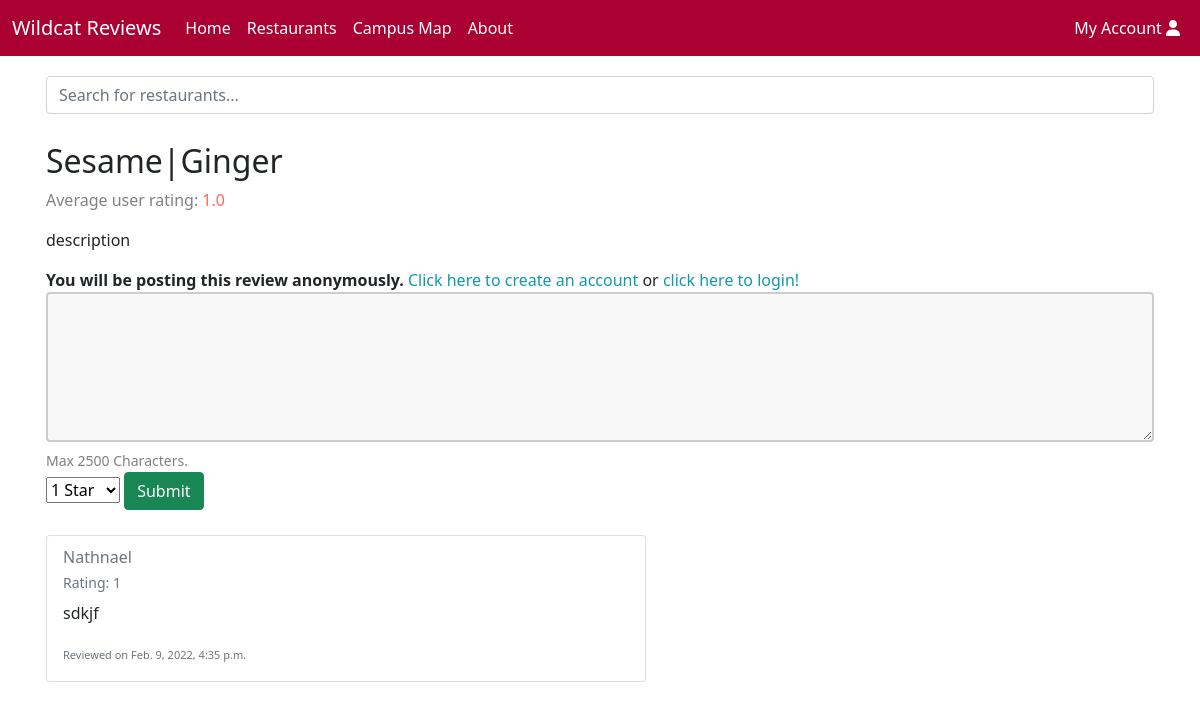
Page /restaurants/6 on the earlier database version.
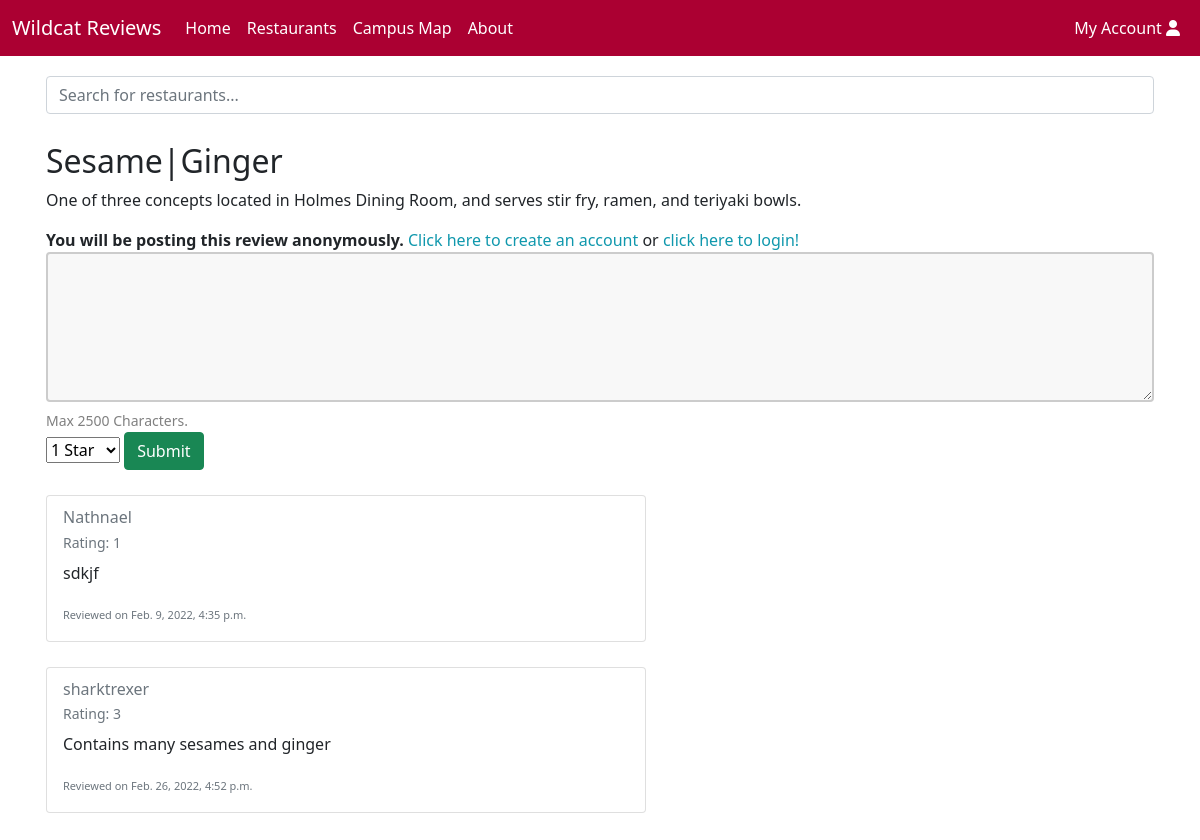
Same page on the later database version.
### reviews/models.py (models this page shows, shortened)
class Restaurant(models.Model):
    name = models.CharField(max_length=200)
    description = models.CharField(max_length=500, default="description")
    location = models.CharField(max_length=200, default="location")
    style = models.CharField(max_length=30, default="Restaurant")
    image_url = models.URLField(max_length = 300, default="", blank=True, null=True)
    tag = models.ManyToManyField(Tag, help_text='tags', blank=True, null=True)
    def get_reviews(self):
        reviews = Review.objects.filter(resturaunt=self.id)
        if len(reviews) > 0: # if the restaurant has at least 1 review
            total = 0
            for review in reviews:
                total += review.rating
            return round(total/len(reviews),2)
        else:
            return 0

class Review(models.Model):
    resturaunt = models.ForeignKey(Restaurant, on_delete=models.CASCADE, null=True)
    date = models.DateTimeField( auto_now_add=True)
    username = models.CharField(max_length=200, default='user')
    user = models.ForeignKey(User,on_delete=models.CASCADE, null=True)
    text = models.CharField(max_length=3000)
    rating = models.PositiveSmallIntegerField(choices=RATINGS)

### reviews/views.py (the view)
# urls.py: path('restaurants/<int:restaurant_id>', views.RestaurantDetails, name='restaurant-detail'),
def RestaurantDetails(request, restaurant_id):
    restaurantObj = get_object_or_404(Restaurant, pk=restaurant_id)
    reviews = Review.objects.filter(resturaunt=restaurantObj)
    if request.method == 'POST':
        form = ReviewForm(request.POST)
        if form.is_valid():
            review = form.save(commit=False)
            if request.user.is_authenticated:
                review.username = request.user.username
                review.user = request.user
            else:
                review.username = 'Anonymous'
            review.text = form.cleaned_data['text']
            review.rating = form.cleaned_data['rating']
            review.resturaunt = restaurantObj
            review.save()
            return HttpResponseRedirect(request.META.get('HTTP_REFERER'))
    else:
        form = ReviewForm()
    context = {
        'form': form,
        'restaurant': restaurantObj,
        'reviews': reviews,
    }
    return render(request, 'reviews/restaurant_details.html', context=context)

### reviews/forms.py
class ReviewForm(forms.ModelForm):
    username = forms.CharField(max_length=30, required=False)
    text = forms.CharField(max_length=2500, required=True, help_text='Max 2500 Characters.', widget=forms.Textarea(attrs={'class':'review_field'}))
    rating = forms.ChoiceField(choices=RATINGS, required=True)
    class Meta:
        model = Review
        fields = ('username','text', 'rating')

### reviews/templates/reviews/restaurant_details.html (shortened to what this page needs)
{% extends "base_search.html" %}
{% block content %}
		<h2>{{ restaurant.name }}</h2>
    {% if restaurant.get_reviews < 2 and restaurant.get_reviews > 0%}
      <p style="color: gray;"> Average user rating: <span style="color: #ff6666">{{ restaurant.get_reviews }} </span></p>
    {% endif %}
    <p>{{restaurant.description}}</p>
    <form method="post">
      {% if user.is_authenticated %}
      <label>Logged in as: </label>
      <a href="{% url 'account' %}">{{ user.get_username }}</a>
      {% else %}
      <label style="font-weight: bold;">You will be posting this review anonymously. </label>
      <a href="{% url 'signup' %}">Click here to create an account</a>
      <label>or </label>
      <a href="{% url 'login'%}?next={{request.path}}">click here to login!</a>
      {% endif %}
      <td>{{ form.text }}</td>
      <small style="color: grey">{{ form.text.help_text }}</small>
      <br>
      <td>{{ form.rating }}</td>
      <button type="submit" class="btn btn-success">Submit</button>
    </form>
    {% if reviews %}
      {% for review in reviews %}
      <div style="padding-top: 25px;">
          <div class="card" style="width: 600px;">
            <div class="card-body">
              <h6 class="card-subtitle mb-2 text-muted"> {{ review.username }}</h6>
              <p class="card-subtitle mb-2 text-muted" style="font-size: 14px;">Rating: {{ review.rating }}</p>
              <p class="card-text">{{ review.text }}</p>
              <p class="card-text"><small class="text-muted" style="font-size: 11px;">Reviewed on {{ review.date }}</small></p>
            </div>
          </div>
        </div>
      {% endfor %}
    {% else %}
      <br>
      <p>There are no reviews for {{ restaurant.name }}. Add yours now!</p>
    {% endif %}
{% endblock %}

### reviews/templates/base_search.html (shortened to what this page needs)
<!DOCTYPE html>
<html lang="en">
  <head>
    <link
      href="https://cdn.jsdelivr.net/npm/bootstrap@5.0.2/dist/css/bootstrap.min.css"
      rel="stylesheet"
    />
    {% load static %}
    <link rel="stylesheet" href="{% static 'css/style.css' %}" />
  </head>
  <body
    style="background: url('https://i.imgur.com/t0ZoKLD.png');
    height: 100vh;
    background-position: center;
    background-repeat: no-repeat;
    background-size: cover;"
  >
    <nav
      class="navbar navbar-expand-lg navbar-dark"
      style="background-color: #ab0032"
    >
      <div class="container-fluid justify-content-center">
        <a class="navbar-brand" href="{% url 'home' %}">Wildcat Reviews</a>
        <div
          class="collapse navbar-collapse justify-content-center"
          id="navbarSupportedContent"
        >
          <ul class="navbar-nav me-auto mb-2 mb-lg-0">
            <li class="nav-item">
              <a
                class="nav-link active"
                aria-current="page"
                href="{% url 'home' %}"
                >Home</a
              >
            </li>
            <li class="nav-item">
              <a
                class="nav-link active"
                aria-current="page"
                href="{% url 'restaurants' %}"
                >Restaurants</a
              >
            </li>
            <li class="nav-item">
              <a
              class="nav-link active"
              aria-current="page"
              href="{% url 'campus' %}"
              >Campus Map</a>
            </li>
            <li class="nav-item">
              <a class="nav-link active" href="{% url 'about' %}">About</a>
            </li>
          </ul>
          <ul class="nav navbar-nav navbar-right">
            <li>
              <a class="nav-link active" href="{% url 'account' %}"
                >My Account <i class="fas fa-user"></i
              ></a>
            </li>
          </ul>
        </div>
      </div>
    </nav>
    <div class="container" style="padding-top: 20px;">
      <form action="{% url 'restaurant-search' %}" method="get">
        <input
        name="q" type="text"
        class="form-control"
        placeholder="Search for restaurants..."
        />
      </form>
    </div>
    <br />
    <div class="container">{% block content %}{% endblock %}</div>
    <footer style="padding: 50px">
    </footer>
  </body>
</html>

### reviews/static/css/style.css (style rules this page uses)
body, html { height: 100%; }
a:link { color: #1098ad; text-decoration: none; }
.card { box-shadow: 0 0px 0px 0 rgba(0, 0, 0, 0.2); transition: 0.3s; }
.container { padding: 2px 16px; }
* { box-sizing: border-box; }
.review_field { width: 100%; height: 150px; min-height: 53px; max-height: 393px; padding: 12px 20px; box-sizing: border-box; border: 2px solid #ccc; border-radius: 4px; background-color: #f8f8f8; resize: vertical; }

Differences in the rows shown:
changed Restaurant "Sesame|Ginger": description "description" → "One of three concepts located in Holmes Dining Room, and serves stir fry, ramen, and teriyaki bowls."; get_reviews "1.0" → (not shown)
added Review: username "sharktrexer", rating "3", text "Contains many sesames and ginger", date "Feb. 26, 2022, 4:52 p.m."
Other differences:
text no longer shown: "Average user rating:"
